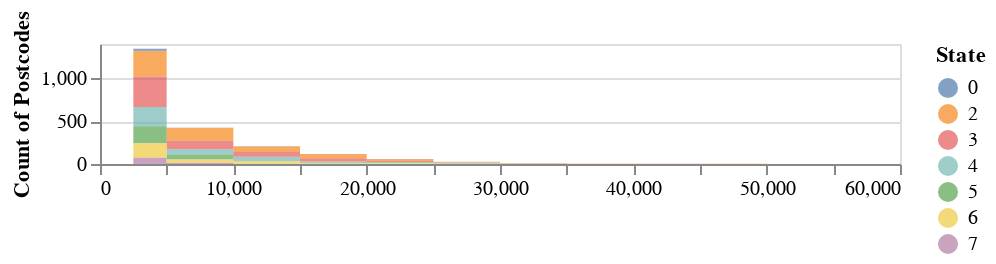

Notebook code for this chart:
### Code cell
top = alt.Chart(ato2).mark_area(interpolate='step', opacity=0.69).encode(    
    alt.X('Count:Q', bin = alt.Bin(maxbins=20, extent=xscale.domain), stack=None, axis=alt.Axis(title=''),   ),
    alt.Y('count()', stack='zero', axis=alt.Axis(title='Count of Postcodes')),
    alt.Color('State:N'),
).properties(height=60)
top

### Figure 1 — Vega-Lite specification as saved in the notebook (floating-point values rounded to 4 significant figures; data arrays with more than 128 entries replaced by an {"elided": "..."} marker saying what was removed)
{"$schema": "https://vega.github.io/schema/vega-lite/v2.4.3.json", "config": {"view": {"height": 300, "width": 400}}, "data": {"values": {"elided": "2203 records"}}, "encoding": {"color": {"field": "State", "type": "nominal"}, "x": {"axis": {"title": ""}, "bin": {"extent": [0, 58380], "maxbins": 20}, "field": "Count", "stack": null, "type": "quantitative"}, "y": {"aggregate": "count", "axis": {"title": "Count of Postcodes"}, "stack": "zero", "type": "quantitative"}}, "height": 60, "mark": {"interpolate": "step", "opacity": 0.69, "type": "area"}}
